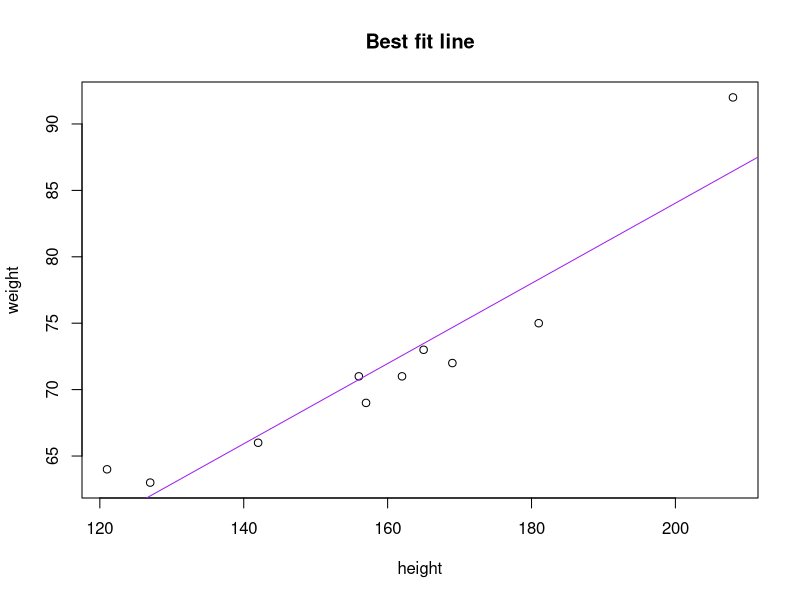

Generate this figure with R:
# Data definition
weight = c(63, 64, 66, 69, 71, 71, 72, 73, 75, 92)
height = c(127, 121, 142, 157, 162, 156, 169, 165, 181, 208)

mydata = data.frame(height, weight)

# Build the linear model
m1 = lm(formula = weight ~ height, data = mydata)
print(m1)
summary(m1)

# Plot the best fit line
plot(height, weight, main = "Best fit line")
abline(m1, col = "Purple")

# Predict weight for a new height
a = data.frame(height = 170)
result = predict(m1, newdata = a)
print(result)
